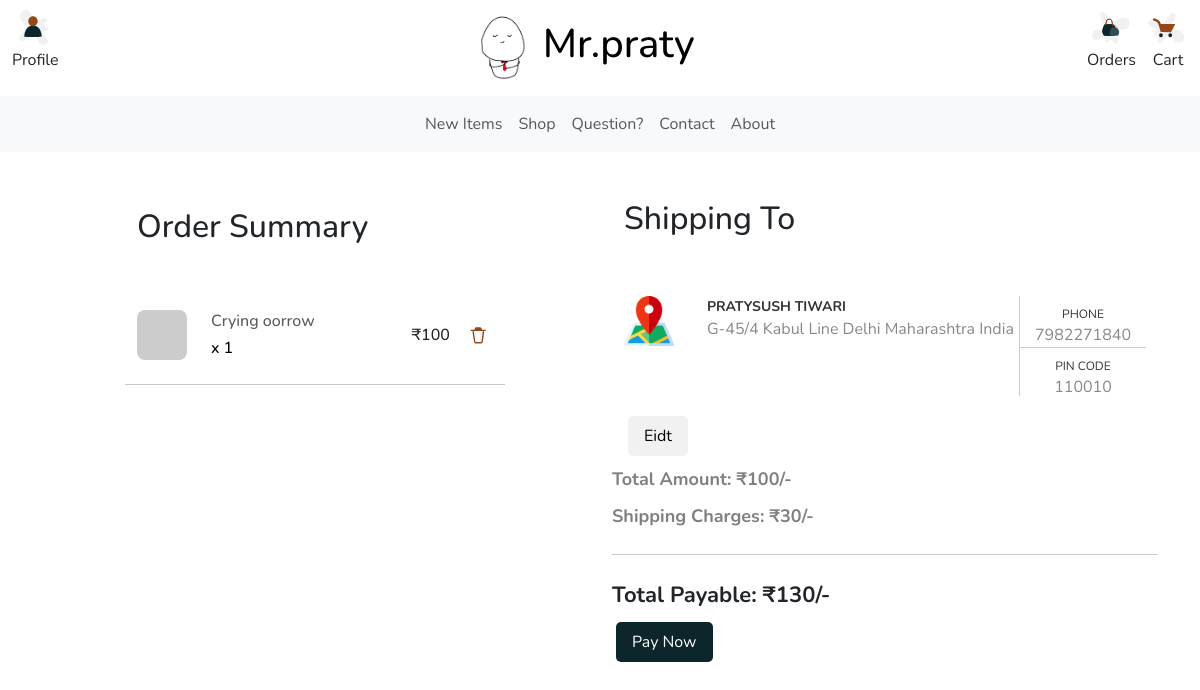
The app's page /checkout (signed in), older data.
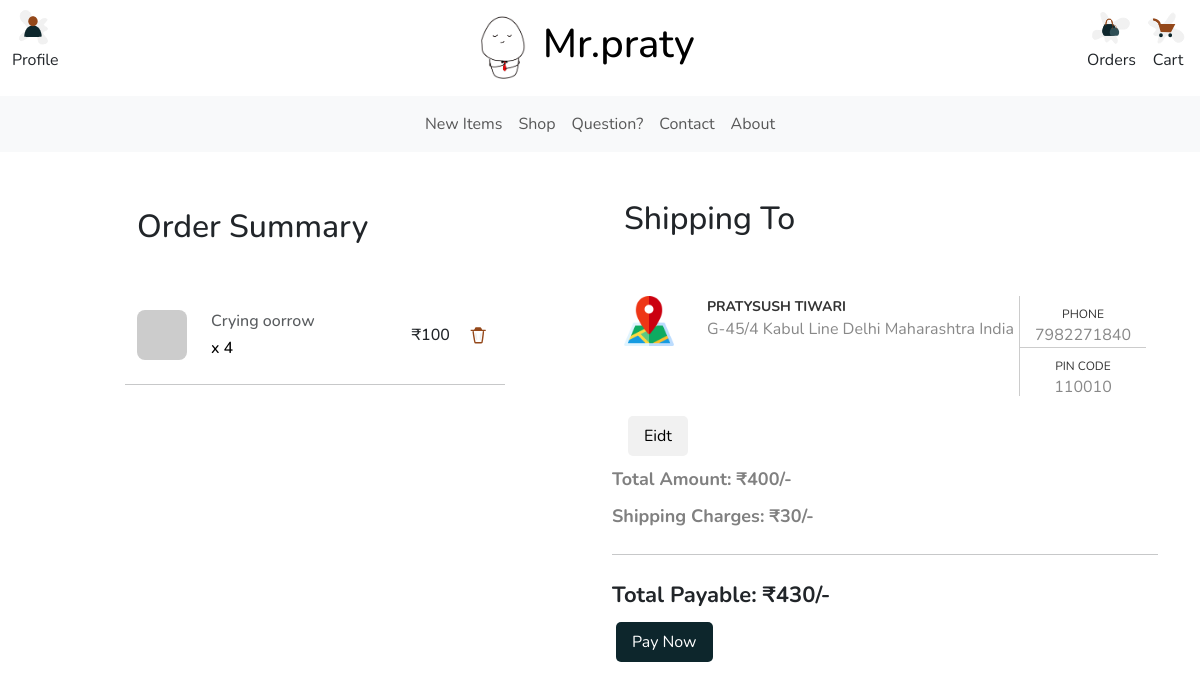
The same page, newer data.
### PratyushDoodlesApp/models/UserModel.py (models this page shows, shortened)
class CartItem(db.Model):
    __tablename__ = 'cart_item'
    id = db.Column(db.Integer, primary_key=True)
    quantity = db.Column(db.Integer, nullable=False)
    cart_id = db.Column(db.Integer, db.ForeignKey('cart.id'), nullable=False)
    product_id = db.Column(db.Integer, db.ForeignKey('product.id'), nullable=False)
    def get_product(self):
        product = Product.query.filter_by(id = self.product_id).first()
        return product

### PratyushDoodlesApp/models/ProductModel.py (models this page shows, shortened)
class Product(db.Model):
    __tablename__ = 'product'
    id = db.Column(db.Integer, primary_key=True)
    name = db.Column(db.String(255), nullable=False)
    description = db.Column(db.String(255), nullable=False)
    price = db.Column(db.Integer, nullable=False)
    stock_quantity = db.Column(db.Integer, nullable=False)
    discount_percent = db.Column(db.Integer, nullable=True)
    product_highlight = db.Column(db.String(255), nullable=True)
    product_images = db.relationship('ProductImage', backref = 'of_product', lazy=True)

### PratyushDoodlesApp/business/checkout.py (the view)
@checkout_bp.route('/checkout')
def checkout():
    data = getCartData()
    return render_template('checkout.html', data=data)

### PratyushDoodlesApp/business/auth.py (called while the page is built)
@login_manager.user_loader
def load_user(user_id):
    return User.query.get(int(user_id))

### PratyushDoodlesApp/business/cart.py (called while the page is built)
def getCartData():
    user = get_current_user()
    items_count = 0
    total_amount = 0
    cart_items = None
    if user and user.cart:
        cart_items = user.cart.cart_items
        for cart_item in cart_items:
            items_count = items_count + cart_item.quantity
            product = Product.query.filter_by(id = cart_item.product_id).first()
            total_amount = total_amount + (product.price * cart_item.quantity)
    return {
        'user' : user,
        'items_count' : items_count,
        'total_amount' : total_amount,
        'cart_items' : cart_items
    }

### PratyushDoodlesApp/business/util.py (called while the page is built)
def get_current_user():
    if  current_user.is_anonymous:
        return None
    return current_user

### PratyushDoodlesApp/templates/checkout.html (shortened to what this page needs)
{% extends 'ui/base_page.html' %}
{% block content %}
<div class="container mt-5">
    {% if data.user %}
    {% if data.cart_items and (data.cart_items|length>0) %}
    <div class="row">
        <div class="col-md-4 mx-auto">
            <div class="flex-column m4">
                <ul class="navbar-nav justify-content-end flex-grow-1 pe-3">
                    <li class="nav-item">
                        <a class="nav-link" aria-current="page" href="#">
                            <h2>Order Summary</h2>
                        </a>
                    </li>
                </ul>
                <div class="mt-5">
                    {% for cart_item in data.cart_items %}
                    <div id="cart-item-{{ cart_item.product_id }}">
                        {% with cart_item=cart_item, product=cart_item.get_product() %}
                        {% include 'ui/cart_item.html' %}
                        {% endwith %}
                    </div>
                    {% endfor %}
                </div>
            </div>
        </div>
        <div class=" col-md-6">
            <div class="flex-column">
                <div class="col-lg-12 mx-auto">
                    <div id="shipping-address-filled"
                        style="display: {% if data.user.address %} block {% else %} none {% endif%};">
                        {% with address=data.user.address %}
                        {% include 'ui/saved_address.html' %}
                        {% endwith %}
                    </div>
                    <div class="total-payable">
                        Total Amount: ₹{{ data.total_amount }}/-
                    </div>
                    <div class="shipping-amount">
                        Shipping Charges: ₹30/-
                    </div>
                    <div class="total-amount-large">
                        <hr class="my-4">
                        Total Payable: ₹{{ data.total_amount + 30 }}/-
                    </div>
                        <button id="rzp-pay-button"  style="display:  {% if data.user.address %} block {% else %} none {% endif %};" class="dark-button">Pay Now</button>
                </div>
            </div>
        </div>
    </div>
    {% endif %}
    {% else %}
    <div class="row ml-auto">
        <p>
            <a type="button" class="dark-button" href="{{ url_for('auth.login') }}"><b>Log-In</b></a> to access your cart
        </p>
    </div>
    {% endif%}
</div>
{% endblock content %}

### PratyushDoodlesApp/templates/ui/cart_item.html
<div class="row mb-4 d-flex justify-content-between align-items-center">
    <div class="col-md-2 col-lg-2 col-xl-2">
        <img src="{{ product.product_images[0].picture_url }}" alt="Product" class="rounded-3 ic-50" />
    </div>
    <div class="col-md-5 col-lg-5 col-xl-5">
        <h6 class="text-muted">{{ product.name }}</h6>
        <h6 class="text-black mb-0">x {{ cart_item.quantity }}</h6>
    </div>
    <div class="col-md-1 col-lg-1 col-xl-1 offset-lg-1">
        <h6 class="mb-0">₹{{ product.price }}</h6>
    </div>
    <div class="col-md-2 col-lg-2 col-xl-2 text-end">
        <span class="text-muted" product_id="{{ product.id }}" onclick="removeItemFromCart(this)">
            <img class="ic-30" src="{{ url_for('static', filename='images/ic_thrash.svg') }}">
        </span>
    </div>
    <hr class="my-4">
</div>

Row changes from the older to the newer data that the page shows:
changed CartItem "Crying oorrow": quantity "1" → "4"
Text that changed along with them:
{{ data.total_amount }}: "100" → "400"
{{ data.total_amount + 30 }}: "130" → "430"
